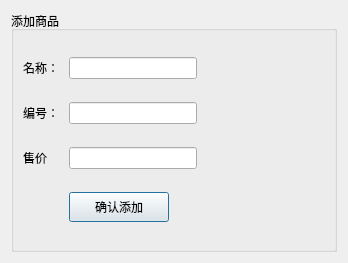
<?xml version="1.0" encoding="UTF-8"?>
<ui version="4.0">
 <class>sr_addnewgoods</class>
 <widget class="QDialog" name="sr_addnewgoods">
  <property name="geometry">
   <rect>
    <x>0</x>
    <y>0</y>
    <width>348</width>
    <height>263</height>
   </rect>
  </property>
  <property name="windowTitle">
   <string>Dialog</string>
  </property>
  <layout class="QGridLayout" name="gridLayout_2">
   <item row="0" column="1">
    <widget class="QGroupBox" name="groupBox">
     <property name="sizePolicy">
      <sizepolicy hsizetype="Minimum" vsizetype="Minimum">
       <horstretch>0</horstretch>
       <verstretch>0</verstretch>
      </sizepolicy>
     </property>
     <property name="title">
      <string>添加商品</string>
     </property>
     <layout class="QGridLayout" name="gridLayout">
      <item row="0" column="1">
       <widget class="QLineEdit" name="name"/>
      </item>
      <item row="0" column="0">
       <widget class="QLabel" name="label">
        <property name="text">
         <string>名称：</string>
        </property>
       </widget>
      </item>
      <item row="1" column="1">
       <widget class="QLineEdit" name="code"/>
      </item>
      <item row="1" column="0">
       <widget class="QLabel" name="label_2">
        <property name="text">
         <string>编号：</string>
        </property>
       </widget>
      </item>
      <item row="2" column="0">
       <widget class="QLabel" name="label_3">
        <property name="text">
         <string>售价</string>
        </property>
       </widget>
      </item>
      <item row="2" column="1">
       <widget class="QLineEdit" name="price"/>
      </item>
      <item row="3" column="1">
       <widget class="QPushButton" name="add">
        <property name="sizePolicy">
         <sizepolicy hsizetype="Fixed" vsizetype="Fixed">
          <horstretch>0</horstretch>
          <verstretch>0</verstretch>
         </sizepolicy>
        </property>
        <property name="minimumSize">
         <size>
          <width>100</width>
          <height>30</height>
         </size>
        </property>
        <property name="maximumSize">
         <size>
          <width>100</width>
          <height>30</height>
         </size>
        </property>
        <property name="text">
         <string>确认添加</string>
        </property>
       </widget>
      </item>
      <item row="1" column="2">
       <spacer name="horizontalSpacer">
        <property name="orientation">
         <enum>Qt::Horizontal</enum>
        </property>
        <property name="sizeHint" stdset="0">
         <size>
          <width>40</width>
          <height>20</height>
         </size>
        </property>
       </spacer>
      </item>
      <item row="3" column="0">
       <spacer name="horizontalSpacer_2">
        <property name="orientation">
         <enum>Qt::Horizontal</enum>
        </property>
        <property name="sizeType">
         <enum>QSizePolicy::Fixed</enum>
        </property>
        <property name="sizeHint" stdset="0">
         <size>
          <width>40</width>
          <height>20</height>
         </size>
        </property>
       </spacer>
      </item>
     </layout>
    </widget>
   </item>
  </layout>
 </widget>
 <resources/>
 <connections/>
</ui>
